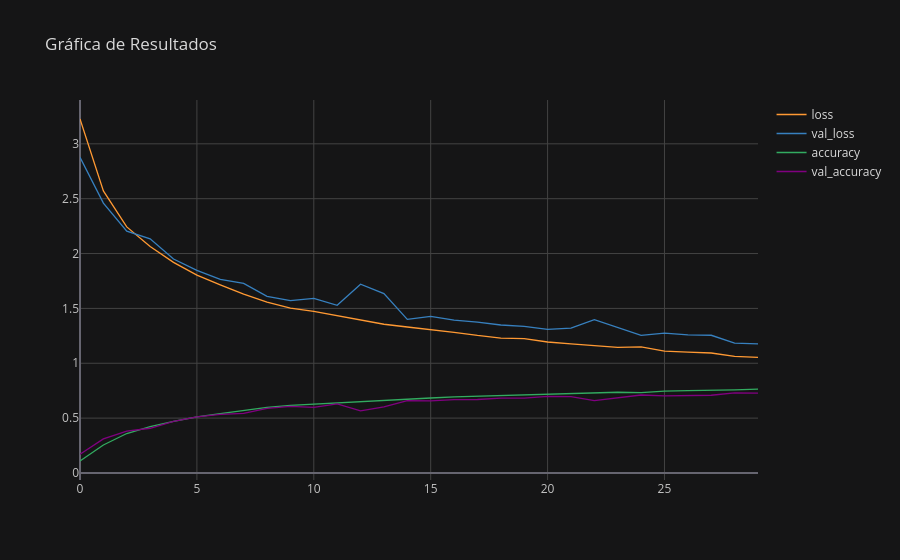

Notebook code for this chart:
### Markdown cell above
## Graficar métricas

### Code cell
cf.go_offline()
results.iplot(kind='line', title='Gráfica de Resultados')

### Figure 1 — Plotly figure (JSON) as saved in the notebook; plotly's stock layout.template omitted (floating-point values rounded to 4 significant figures)
{"data": [{"line": {"color": "rgba(255, 153, 51, 1.0)", "dash": "solid", "shape": "linear", "width": 1.3}, "mode": "lines", "name": "loss", "text": "", "type": "scatter", "x": [0, 1, 2, 3, 4, 5, 6, 7, 8, 9, 10, 11, 12, 13, 14, 15, 16, 17, 18, 19, 20, 21, 22, 23, 24, 25, 26, 27, 28, 29], "y": [3.226, 2.571, 2.243, 2.063, 1.92, 1.803, 1.715, 1.63, 1.558, 1.502, 1.474, 1.434, 1.396, 1.356, 1.331, 1.308, 1.282, 1.253, 1.23, 1.225, 1.194, 1.176, 1.158, 1.145, 1.149, 1.11, 1.102, 1.094, 1.062, 1.054]}, {"line": {"color": "rgba(55, 128, 191, 1.0)", "dash": "solid", "shape": "linear", "width": 1.3}, "mode": "lines", "name": "val_loss", "text": "", "type": "scatter", "x": [0, 1, 2, 3, 4, 5, 6, 7, 8, 9, 10, 11, 12, 13, 14, 15, 16, 17, 18, 19, 20, 21, 22, 23, 24, 25, 26, 27, 28, 29], "y": [2.877, 2.46, 2.205, 2.135, 1.951, 1.847, 1.765, 1.728, 1.61, 1.571, 1.592, 1.528, 1.721, 1.635, 1.4, 1.428, 1.393, 1.375, 1.349, 1.335, 1.308, 1.321, 1.398, 1.329, 1.254, 1.274, 1.259, 1.255, 1.184, 1.176]}, {"line": {"color": "rgba(50, 171, 96, 1.0)", "dash": "solid", "shape": "linear", "width": 1.3}, "mode": "lines", "name": "accuracy", "text": "", "type": "scatter", "x": [0, 1, 2, 3, 4, 5, 6, 7, 8, 9, 10, 11, 12, 13, 14, 15, 16, 17, 18, 19, 20, 21, 22, 23, 24, 25, 26, 27, 28, 29], "y": [0.1092, 0.2548, 0.3596, 0.4225, 0.4702, 0.5114, 0.5419, 0.5731, 0.5981, 0.6167, 0.628, 0.6412, 0.6532, 0.6672, 0.675, 0.6834, 0.694, 0.7, 0.706, 0.711, 0.7179, 0.7261, 0.7311, 0.7356, 0.7322, 0.746, 0.7507, 0.7517, 0.7579, 0.7637]}, {"line": {"color": "rgba(128, 0, 128, 1.0)", "dash": "solid", "shape": "linear", "width": 1.3}, "mode": "lines", "name": "val_accuracy", "text": "", "type": "scatter", "x": [0, 1, 2, 3, 4, 5, 6, 7, 8, 9, 10, 11, 12, 13, 14, 15, 16, 17, 18, 19, 20, 21, 22, 23, 24, 25, 26, 27, 28, 29], "y": [0.1712, 0.3101, 0.3818, 0.4075, 0.4699, 0.5112, 0.5342, 0.5436, 0.5894, 0.6067, 0.5976, 0.629, 0.566, 0.6034, 0.6595, 0.6567, 0.6681, 0.6696, 0.6824, 0.6826, 0.6975, 0.6962, 0.6591, 0.6834, 0.7108, 0.702, 0.707, 0.7085, 0.7301, 0.7274]}], "layout": {"legend": {"bgcolor": "#151516", "font": {"color": "#D9D9D9"}}, "paper_bgcolor": "#151516", "plot_bgcolor": "#151516", "title": {"font": {"color": "#D9D9D9"}, "text": "Gráfica de Resultados"}, "xaxis": {"gridcolor": "#434343", "showgrid": true, "tickfont": {"color": "#C2C2C2"}, "title": {"font": {"color": "#D9D9D9"}, "text": ""}, "zerolinecolor": "#666570"}, "yaxis": {"gridcolor": "#434343", "showgrid": true, "tickfont": {"color": "#C2C2C2"}, "title": {"font": {"color": "#D9D9D9"}, "text": ""}, "zerolinecolor": "#666570"}}}
